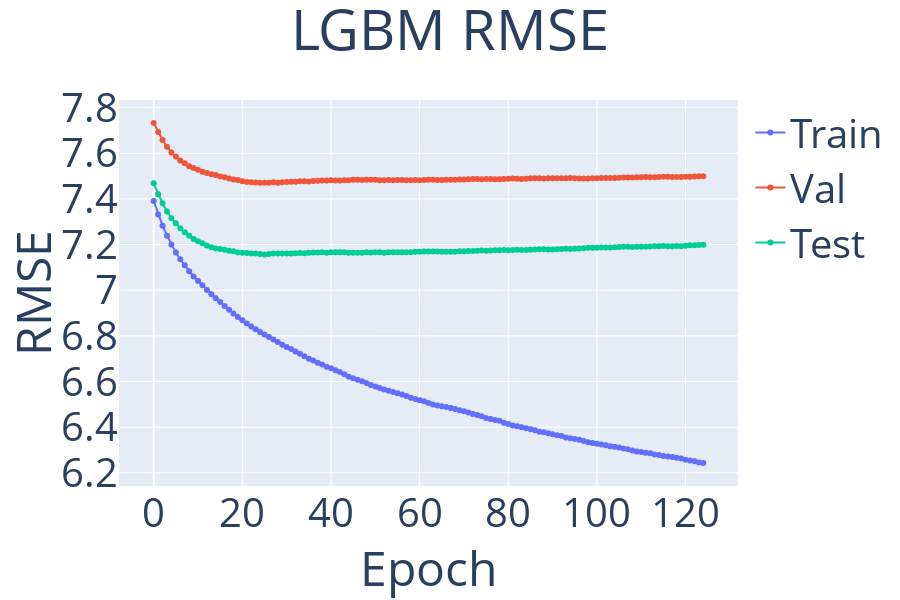

The cell this chart's notebook holds for it:
### Code cell
import models.GBDT 
import sys
import importlib
importlib.reload(sys.modules['models.GBDT'])
from models.GBDT import GBDTLGBM

model = GBDTLGBM(task='regression', learning_rate=0.1, num_leaves=31, max_bin=255, lambda_l1=0., lambda_l2=0., boosting='gbdt')

min_rmse_epoch, metrics = model.fit(X, y, train_mask, val_mask, test_mask,
            cat_features=cat_features, num_epochs=1000, patience=100,
            learning_rate=None, plot=True, verbose=False,
            loss_fn="lgbm.txt", metric_name='loss')

mlp.plot_interactive(metrics, legend=['Train', 'Val', 'Test'], title='LGBM RMSE', metric_name='loss')
